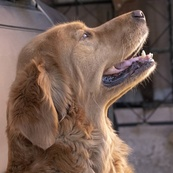
#> input picture viena.jpg, 173 x 173 px, shrunk from 546 x 546 before the run
$ jupyter execute --allow-errors HojaTrabajo1.ipynb
#> lines starting #> are read from the running program, lines starting #| are printed output that depends on the picture
<b>Universidad Galileo</b><br/>
<b>Maestría de Ciencia de Datos</b><br/>
<b>Text Mining & Image Recognition</b><br/>
<b>Jose Godoy</b><br/>
<b>Carnet 22000570</b><br/>
<b>22 de julio 2022</b><br/>

Cargando librerías

[cell 1]
import cv2
import matplotlib.pyplot as plt
import numpy as np

plt.rcParams["figure.figsize"] = (8, 6)

Las imagenes originales utilizadas en esta hoja de trabajo son las siguientes:

[cell 2]
viena = cv2.imread("viena.jpg")
#> viena is the input picture: shape (173, 173, 3); mean B, G, R 85.8, 95.4, 118.2
viena = cv2.cvtColor(viena, cv2.COLOR_BGR2RGB)

bruno = cv2.imread("bruno.jpg")
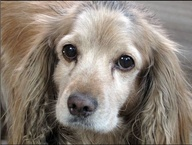
#> input picture bruno.jpg, 192 x 145 px, shrunk from 607 x 460 before the run
#> bruno is the input picture: shape (145, 192, 3); mean B, G, R 118.8, 128.8, 139.1
bruno = cv2.cvtColor(bruno, cv2.COLOR_BGR2RGB)

f, axarr = plt.subplots(1,2)
axarr[0].imshow(viena)
axarr[0].set_title('Viena')
axarr[1].imshow(bruno)
axarr[1].set_title('Bruno (R.I.P)')

# Problema 1

Desarrolle una función la cual reciba dos parámetros, una imagen y un entero llamado color, la función debe devolver una imagen la cual tenga activos los canales de color según los siguientes puntos:

<ul>
    <li>Si el parámetro color vale 1, la imagen debe mostrar activos únicamente el color azul.</li>
    <li>Si el parámetro color vale 2, la imagen debe mostrar activos únicamente el color verde.</li>
    <li>Si el parámetro color vale 3, la imagen debe mostrar activos únicamente el color rojo.</li>
    <li>Si el parámetro color vale 10, la imagen debe mostrar activos únicamente los colores rojo y verde.</li>
    <li>Si el parámetro color vale 20, la imagen debe mostrar activos únicamente los colores verde y azul.</li>
    <li>Si el parámetro color vale 30, la imagen debe mostrar activos únicamente los colores azul y rojo.</li>
</ul>

[cell 3]
def ver_imagen(path, color):
#> called with path = 'viena.jpg', color = 1
    img = cv2.imread(path)
    img = cv2.cvtColor(img, cv2.COLOR_BGR2RGB)

    #Dimensiones
    alto = img.shape[0]
#> alto = 173
    ancho = img.shape[1]
#> ancho = 173

    #Se crea una imagen vacia a color (3 canales)
    lienzo = np.zeros((alto, ancho, 3))

    #Ciclo for por cada imagen
    for i in range(0, alto):
        for j in range(0, ancho):
            pixel = img[i, j]
            #Se obtienen los colores
            blue = pixel[2]
            green = pixel[1]
            red = pixel[0]
            #Coloración
            if color == 1:
                lienzo[i, j] = [blue, 0, 0]
            if color == 2:
                lienzo[i, j] = [0, green, 0]
            if color == 3:
                lienzo[i, j] = [0, 0, red]
            if color == 10:
                lienzo[i, j] = [0, green, red]
            if color == 20:
                lienzo[i, j] = [blue, green, 0]
            if color == 30:
                lienzo[i, j] = [blue, 0, red]
    #Se debe escribir a disco y después leer
    cv2.imwrite("problema1.jpg", lienzo)
    img_edited = cv2.imread("problema1.jpg")
    img_edited = cv2.cvtColor(img_edited, cv2.COLOR_BGR2RGB)

    #Regresando imagen
    return img_edited

Probando función:

[cell 4]
mi_imagen_azul = ver_imagen("viena.jpg", 1)
mi_imagen_verde = ver_imagen("viena.jpg", 2)
mi_imagen_rojo = ver_imagen("viena.jpg", 3)

mi_imagen_rojo_verde = ver_imagen("viena.jpg", 10)
mi_imagen_verde_azul = ver_imagen("viena.jpg", 20)
mi_imagen_azul_rojo = ver_imagen("viena.jpg", 30)
#> after the loop in ver_imagen (call 6), `for i in range(0, alto):`:
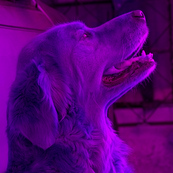
#> lienzo: shape (173, 173, 3) float64; mean R, G, B 85.8, 0, 118.2

#Graficando

plt.rcParams["figure.figsize"] = (12, 9)
f, axarr = plt.subplots(2,3)
axarr[0,0].imshow(mi_imagen_azul)
axarr[0,1].imshow(mi_imagen_verde)
axarr[0,2].imshow(mi_imagen_rojo)

axarr[1,0].imshow(mi_imagen_rojo_verde)
axarr[1,1].imshow(mi_imagen_verde_azul)
axarr[1,2].imshow(mi_imagen_azul_rojo)

# Problema 2

En el .zip del laboratorio se le compartió un conjunto de imágenes en escala de grises (imagen1, imagen2, perro) estas imágenes fueron creadas utilizando una escala de grises en 3D, cree una función que dadas las 3 imágenes se construya la imagen original a color.

[cell 5]
def unir_y_colorear_imagen(path_azul, path_verde, path_rojo):
    #Cargando imagenes
#> called with path_azul = 'imagen1/imagen1_salida_gray_azul.jpg', path_verde = 'imagen1/imagen1_salida_gray_verde.jpg', path_rojo = 'imagen1/imagen1_salida_gray_rojo.jpg'
    img_azul = cv2.imread(path_azul)
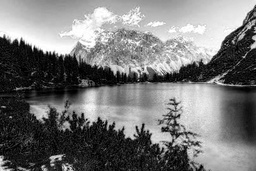
#> input picture imagen1/imagen1_salida_gray_azul.jpg, 256 x 171 px, shrunk from 810 x 540 before the run
#> img_azul is the input picture: shape (171, 256, 3); min 0, max 255, mean 118.1
    img_azul = cv2.cvtColor(img_azul, cv2.COLOR_BGR2RGB)

    img_verde = cv2.imread(path_verde)
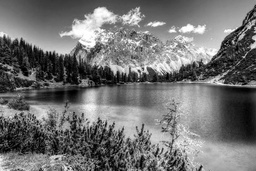
#> input picture imagen1/imagen1_salida_gray_verde.jpg, 256 x 171 px, shrunk from 810 x 540 before the run
#> img_verde is the input picture: shape (171, 256, 3); min 0, max 255, mean 113.9
    img_verde = cv2.cvtColor(img_verde, cv2.COLOR_BGR2RGB)

    img_rojo = cv2.imread(path_rojo)
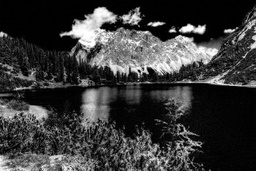
#> input picture imagen1/imagen1_salida_gray_rojo.jpg, 256 x 171 px, shrunk from 810 x 540 before the run
#> img_rojo is the input picture: shape (171, 256, 3); min 0, max 255, mean 57.6
    img_rojo = cv2.cvtColor(img_rojo, cv2.COLOR_BGR2RGB)

    #Dimensiones
    alto = img_azul.shape[0]
#> alto = 171
    ancho = img_azul.shape[1]
#> ancho = 256

    #Se crea una imagen vacia a color (3 canales)
    lienzo = np.zeros((alto, ancho, 3))

    #Ciclo for por cada imagen
    for i in range(0, alto):
        for j in range(0, ancho):
            pixel_img_azul = img_azul[i, j][0]
            pixel_img_verde = img_verde[i, j][0]
            pixel_img_rojo = img_rojo[i, j][0]

            #Uniendo las imagenes
            lienzo[i, j] = [pixel_img_azul, pixel_img_verde, pixel_img_rojo]
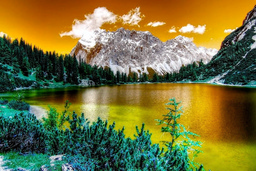
#> lienzo: shape (171, 256, 3) float64; mean R, G, B 118.1, 113.9, 57.6

    #Se debe escribir a disco y después leer
    cv2.imwrite("problema2.jpg", lienzo)
    img_edited = cv2.imread("problema2.jpg")
#> img_edited: shape (171, 256, 3)
    img_edited = cv2.cvtColor(img_edited, cv2.COLOR_BGR2RGB)

    #Regresando imagen
    return img_edited

Probando la función:

[cell 6]
path1 = "imagen1/imagen1_salida_gray_azul.jpg"
path2 = "imagen1/imagen1_salida_gray_verde.jpg"
path3 = "imagen1/imagen1_salida_gray_rojo.jpg"
imagen_unida1 = unir_y_colorear_imagen(path1, path2, path3)

path1 = "imagen2/imagen2_salida_gray_azul.jpg"
path2 = "imagen2/imagen2_salida_gray_verde.jpg"
path3 = "imagen2/imagen2_salida_gray_rojo.jpg"
#> (the rest of this cell did not finish here and is left out)

#> call 2 of unir_y_colorear_imagen, with path_azul = 'imagen2/imagen2_salida_gray_azul.jpg', path_verde = 'imagen2/imagen2_salida_gray_verde.jpg', path_rojo = 'imagen2/imagen2_salida_gray_rojo.jpg'
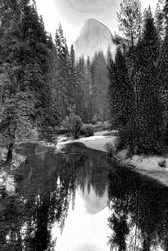
#> input picture imagen2/imagen2_salida_gray_azul.jpg, 168 x 251 px, shrunk from 530 x 795 before the run
#> in unir_y_colorear_imagen, img_azul is the input picture: shape (251, 168, 3); min 0, max 255, mean 95

path1 = "perro/perro_salida_gray_azul.jpg"
path2 = "perro/perro_salida_gray_verde.jpg"
path3 = "perro/perro_salida_gray_rojo.jpg"
imagen_unida3 = unir_y_colorear_imagen(path1, path2, path3)

#Graficando

f, axarr = plt.subplots(1,3)
axarr[0].imshow(imagen_unida1)
axarr[1].imshow(imagen_unida2)
axarr[2].imshow(imagen_unida3)

# Problema 3
Cree una función que dada una imagen cree una escala de grises en tres dimensiones, tome en cuenta que su función debe crear 3 imágenes como salida. Para entregar este ejercicio debe incluir una las imágenes que haya utilizado como prueba y el resultado de las misma, no puede utilizar la imagen del Problema #2.

[cell 7]
def imagen_a_3d_gris(path):
#> called with path = 'bruno.jpg'
    img = cv2.imread(path)
    img = cv2.cvtColor(img, cv2.COLOR_BGR2RGB)

    #Dimensiones
    alto = img.shape[0]
#> alto = 145
    ancho = img.shape[1]
#> ancho = 192

    #Se crea una imagen vacia a color (3 canales)
    lienzo_blue = np.zeros((alto, ancho, 1))
    lienzo_green = np.zeros((alto, ancho, 1))
    lienzo_red = np.zeros((alto, ancho, 1))

    #Ciclo for por cada imagen
    for i in range(0, alto):
        for j in range(0, ancho):
            pixel = img[i, j]
            #Se obtienen los colores
            blue = pixel[2]
            green = pixel[1]
            red = pixel[0]
            #Coloración
            lienzo_blue[i, j] = blue
            lienzo_green[i, j] = green
            lienzo_red[i, j] = red
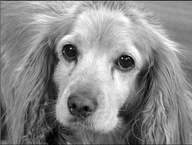
#> lienzo_red: shape (145, 192, 1) float64; min 0, max 255, mean 139.1
    #Se debe escribir a disco y después leer
    cv2.imwrite("problema3_gray_blue.jpg", lienzo_blue)
    img_edited = cv2.imread("problema3.jpg")
    img_blue = cv2.cvtColor(img_edited, cv2.COLOR_BGR2RGB)
    #Se debe escribir a disco y después leer
    cv2.imwrite("problema3_gray_green.jpg", lienzo_green)
    img_edited = cv2.imread("problema3.jpg")
    img_green = cv2.cvtColor(img_edited, cv2.COLOR_BGR2RGB)
    #Se debe escribir a disco y después leer
    cv2.imwrite("problema3_gray_red.jpg", lienzo_red)
    img_edited = cv2.imread("problema3.jpg")
    img_red = cv2.cvtColor(img_edited, cv2.COLOR_BGR2RGB)

    #Regresando imagen
    return (img_blue, img_green, img_red)

Probando la función:

#> (a cell that did not finish here is left out)

En la siguiente prueba se uniran las imagenes generadas para crear la original:

[cell 9]
path1 = "problema3_gray_blue.jpg"
path2 = "problema3_gray_green.jpg"
path3 = "problema3_gray_red.jpg"
#> (the rest of this cell did not finish here and is left out)


#Graficando

plt.rcParams["figure.figsize"] = (6, 5)
plt.imshow(imagen_unida1)
plt.show()
plt.rcParams["figure.figsize"] = (12, 9)

# Problema 4
Cree una función que dada una imagen, muestre el histograma de cada canal de color y el de escala de grises (utilice un promedio aritmético para su escala de grises, no puede usar funciones de opencv), sus histogramas deben incluir una línea vertical la cual muestre el valor de la media de la distribución.

[cell 10]
def graficar_histograma(ax, repitencia, titulo):

    indices = np.array(list(range(0,256)))
    ax.bar(indices, repitencia, color = titulo)

    media = np.mean(repitencia)
    ax.axhline(y = media, linestyle = '-', color = "black", label="Media " + str(media))
    ax.legend()

    ax.set_title(titulo)

def graficar_histogramas(path):
#> called with path = 'viena.jpg'
    img = cv2.imread(path)
    img = cv2.cvtColor(img, cv2.COLOR_BGR2RGB)

    #Dimensiones
    alto = img.shape[0]
#> alto = 173
    ancho = img.shape[1]
#> ancho = 173

    #Imagen gris
    lienzo_gris_ponderado = np.zeros((alto, ancho, 1))

    #Frecuencias
    frecuencias_blue = np.zeros((256), dtype=int)
    frecuencias_green = np.zeros((256), dtype=int)
    frecuencias_red = np.zeros((256), dtype=int)
    frecuencias_gray = np.zeros((256), dtype=int)

    #Ciclo for por cada imagen
    for i in range(0, alto):
        for j in range(0, ancho):
            pixel = img[i, j]
            #Se obtienen los colores
            blue = pixel[2]
            green = pixel[1]
            red = pixel[0]
            gris = int(0.114*blue + 0.587*green + 0.299*red)
            #Imagen en gris ponderado
            lienzo_gris_ponderado[i, j] = gris
            #Frecuencias
            frecuencias_blue[blue] = frecuencias_blue[blue] + 1
            frecuencias_green[green] = frecuencias_green[green] + 1
            frecuencias_red[red] = frecuencias_red[red] + 1
            frecuencias_gray[gris] = frecuencias_gray[gris] + 1
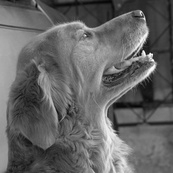
#> lienzo_gris_ponderado: shape (173, 173, 1) float64; min 5, max 252, mean 100.6
#> after the loop, frecuencias_blue = 256 values, max 315 at index 59, min 0 at index 223, mean 116.9; frecuencias_gray = 256 values, max 319 at index 110, min 0 at index 0, mean 116.9; frecuencias_green = 256 values, max 346 at index 99, min 0 at index 0, mean 116.9; frecuencias_red = 256 values, max 329 at index 113, min 0 at index 0, mean 116.9

    f, ((ax1, ax2), (ax3, ax4)) = plt.subplots(2,2)

    graficar_histograma(ax1, frecuencias_blue, "Blue")
#> in graficar_histograma, `media = np.mean(repitencia)`: media = 116.9
    graficar_histograma(ax2, frecuencias_green, "Green")
    graficar_histograma(ax3, frecuencias_red, "Red")
    graficar_histograma(ax4, frecuencias_gray, "Gray")

Graficando histogramas:

[cell 11]
graficar_histogramas("viena.jpg")
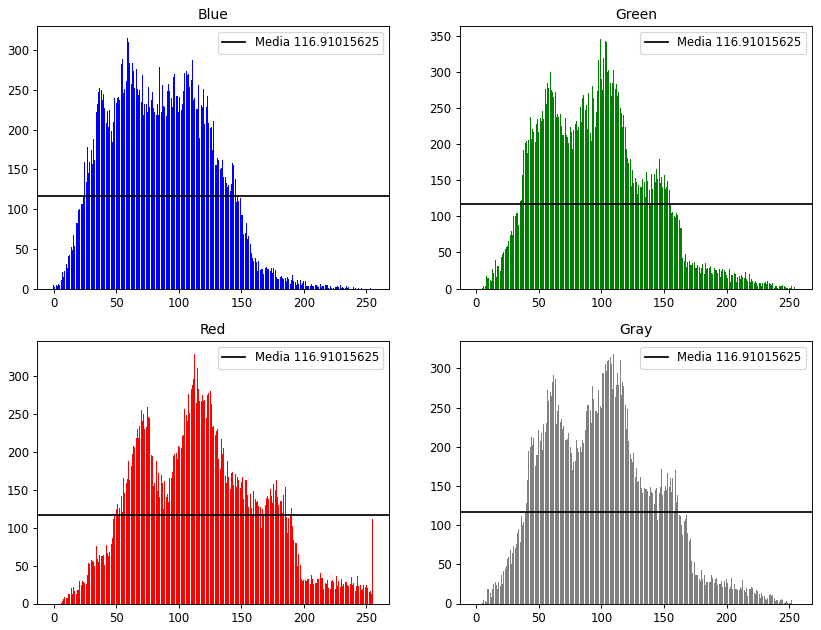
#> figure drawn by matplotlib, 4 panels; panel 1: tallest bar 315 high, from x = 58.6 to 59.4; panel 2: tallest bar 346 high, from x = 98.6 to 99.4; panel 3: tallest bar 329 high, from x = 112.6 to 113.4; panel 4: tallest bar 319 high, from x = 109.6 to 110.4

# Problema 5
Investigue en que consiste el enfoque de escala de grises ponderado, luego de esto implemente una función que dada una imagen, realice una escala de grises ponderada (notar que no existe una solución única).

[cell 12]
def gris_ponderado(path):
#> called with path = 'bruno.jpg'
    img = cv2.imread(path)
    img = cv2.cvtColor(img, cv2.COLOR_BGR2RGB)

    #Dimensiones
    alto = img.shape[0]
#> alto = 145
    ancho = img.shape[1]
#> ancho = 192

    #Imagen gris
    lienzo_gris_ponderado = np.zeros((alto, ancho, 1))

    #Ciclo for por cada imagen
    for i in range(0, alto):
        for j in range(0, ancho):
            pixel = img[i, j]
            #Se obtienen los colores
            blue = pixel[2]
            green = pixel[1]
            red = pixel[0]
            #Imagen en gris ponderado
            lienzo_gris_ponderado[i, j] = int(0.114*blue + 0.587*green + 0.299*red)
#> lienzo_gris_ponderado: shape (145, 192, 1) float64

    #Se debe escribir a disco y después leer
    cv2.imwrite("problema5.jpg", lienzo_gris_ponderado)
    img_edited = cv2.imread("problema5.jpg")
#> img_edited: shape (145, 192, 3); min 0, max 255, mean 130.2
    img_edited = cv2.cvtColor(img_edited, cv2.COLOR_BGR2RGB)

    #Regresando imagen
    return img_edited
